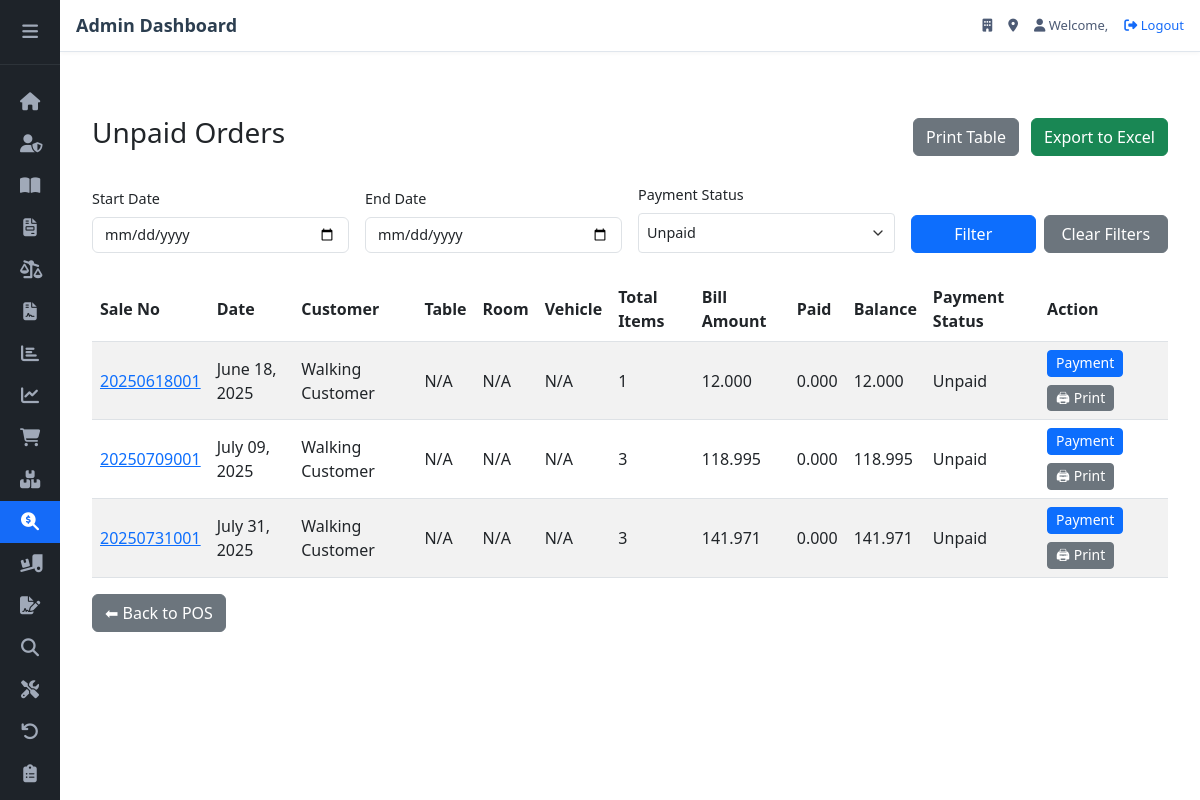
The page /sale_inquiry/ (signed in) on the database as committed earlier.
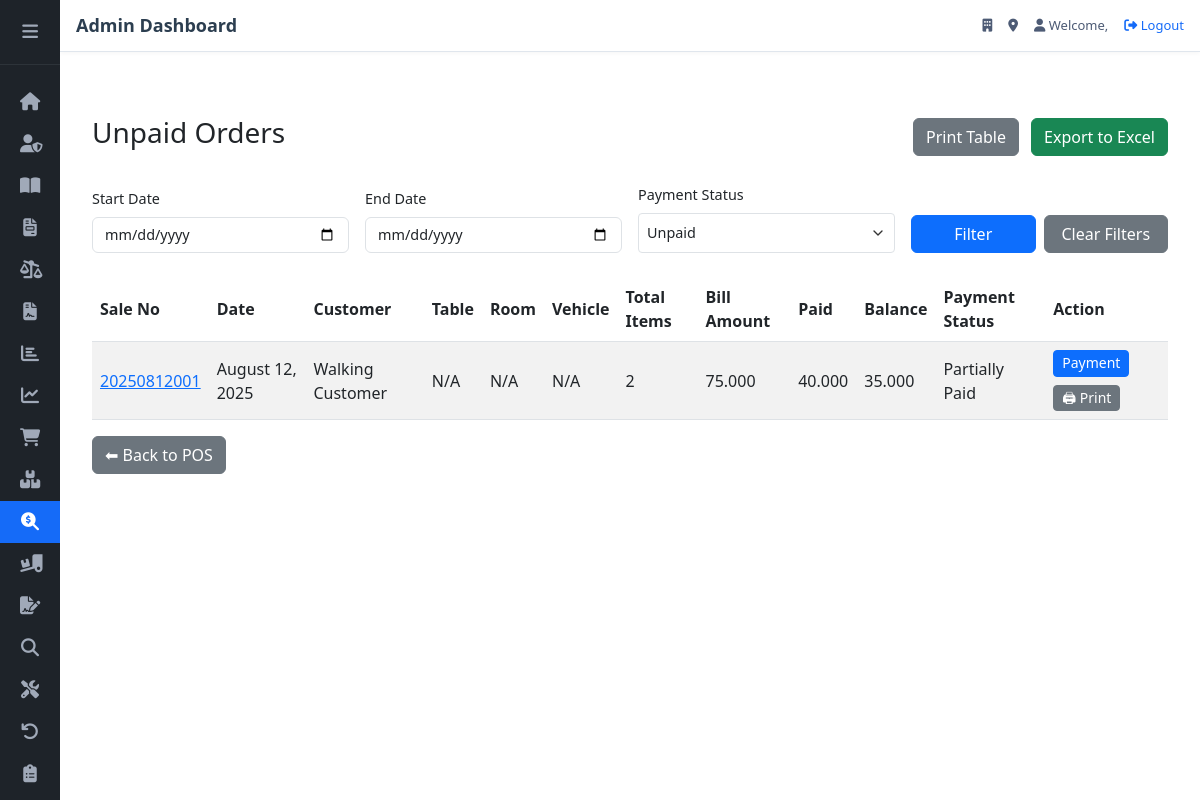
The same page on the database as committed later.
### pos/models.py (models this page shows, shortened)
class SalesHeader(models.Model):
    sale_id = models.BigAutoField(primary_key=True)
    business_unit = models.ForeignKey('BusinessUnit', on_delete=models.CASCADE, db_column='business_unit_id')
    branch = models.ForeignKey('Branch', on_delete=models.CASCADE, db_column='branch_id', default=0)
    customer = models.ForeignKey('Customer', on_delete=models.CASCADE, db_column='customer_id')
    table = models.ForeignKey('Tables', on_delete=models.SET_NULL, null=True, blank=True, db_column='table_id')
    room = models.ForeignKey('Rooms', on_delete=models.SET_NULL, null=True, blank=True, db_column='room_id')
    vehicle = models.ForeignKey('Vehicle', on_delete=models.SET_NULL, null=True, blank=True, db_column='vehicle_id')
    sale_date = models.DateField(auto_now_add=True, null=False)
    sale_no = models.CharField(max_length=50, default='', null=False)
    total_amount = models.DecimalField(max_digits=22, decimal_places=3, default=0, null=False)
    payment_method = models.CharField(max_length=50, default='', null=False)
    discount_amount = models.DecimalField(max_digits=22, decimal_places=3, default=0, null=False)
    tax = models.DecimalField(max_digits=22, decimal_places=3, default=0, null=False)
    tax_amount = models.DecimalField(max_digits=22, decimal_places=3, default=0, null=False)
    service_type = models.CharField(max_length=50, default='', null=False)
    service_id = models.BigIntegerField(default=0, null=False)
    payment_status = models.CharField(max_length=10, default='Unpaid')
    create_dt = models.DateField(auto_now_add=True, null=False)
    create_tm = models.DateTimeField(auto_now_add=True, null=False)
    create_by = models.CharField(max_length=10, default='', null=False)
    create_remarks = models.CharField(max_length=200, default='', null=False)
    update_dt = models.DateField(default='1900-01-01', null=False)
    update_tm = models.DateField(default='1900-01-01', null=False)
    update_by = models.CharField(max_length=10, default='', blank=True)
    update_marks = models.CharField(max_length=200, default='', blank=True)
    class Meta:
        db_table = 'SALESHEADER'
    @property
    def daily_sale_no(self):
        if not self.sale_date:
            return "20250101001"
        if self.sale_no and self.sale_no.isdigit():
            seq_num = self.sale_no.zfill(3)
        else:
            earlier_sales = SalesHeader.objects.filter(
                sale_date=self.sale_date,
                sale_id__lt=self.sale_id if self.sale_id else 999999999
            ).count()
            seq_num = str(earlier_sales + 1).zfill(3)
        date_str = self.sale_date.strftime('%Y%m%d')
        return f"{date_str}{seq_num}"
    @property
    def get_sale_no(self):
        return self.daily_sale_no

class Customer(models.Model):
    customer_id = models.BigAutoField(primary_key=True)
    business_unit = models.ForeignKey(BusinessUnit, on_delete=models.CASCADE, db_column='business_unit_id')
    customer_name = models.CharField(max_length=150, null=False)
    phone_1 = models.BigIntegerField(default=0, null=False)
    phone_2 = models.BigIntegerField(default=0, null=False)
    email = models.CharField(max_length=50, default='', null=False)
    address = models.CharField(max_length=200, default='', null=False)
    create_dt = models.DateField(auto_now_add=True, null=False)
    create_tm = models.DateTimeField(auto_now_add=True, null=False)
    create_by = models.CharField(max_length=10, default='', null=False)
    create_remarks = models.CharField(max_length=200, default='', null=False)
    update_dt = models.DateField(default='1900-01-01', null=False)
    update_tm = models.DateField(default='1900-01-01', null=False)
    update_by = models.CharField(max_length=10, default='', blank=True)
    update_marks = models.CharField(max_length=200, default='', blank=True)
    class Meta:
        db_table = 'CUSTOMER'

### pos/views.py (the view, shortened to what this page needs)
# urls.py: path('sale_inquiry/', views.sale_inquiry, name='sale_inquiry'),
@login_required
def sale_inquiry(request):
    business_unit_id = request.session.get('business_unit_id')
    try:
        start_date = request.GET.get('start_date')
        end_date = request.GET.get('end_date')
        payment_status = request.GET.getlist('payment_status')
        unpaid_sales = SalesHeader.objects.filter(
            business_unit_id=business_unit_id,
            payment_status__in=['Unpaid', 'Partially Paid', 'Paid']
        ).select_related('customer', 'business_unit', 'branch', 'table', 'room', 'vehicle')\
         .annotate(total_items=Count('salesline'))\
         .annotate(
             sale_no_numeric=Cast(
                 Substr('sale_no', 6),
                 output_field=IntegerField()
             )
         ).order_by('-sale_no_numeric')
        if payment_status:
            unpaid_sales = unpaid_sales.filter(payment_status__in=payment_status)
        sales_data = []
        updated_sale_nos = []
        for sale in unpaid_sales:
            paid_amount, balance, payment_details = calculate_payment_details(sale)
            new_payment_status = 'Unpaid'
            if paid_amount > 0:
                new_payment_status = 'Partially Paid' if paid_amount < sale.total_amount else 'Paid'
                if sale.payment_status != new_payment_status:
                    sale.payment_status = new_payment_status
                    sale.update_dt = timezone.now().date()
                    sale.update_tm = timezone.now()
                    sale.update_marks = f"Payment status updated to {new_payment_status} on {sale.update_dt}"
                    sale.save(update_fields=['payment_status', 'update_dt', 'update_tm', 'update_marks'])
                    if new_payment_status == 'Partially Paid':
                        updated_sale_nos.append(sale.sale_no)
                        sale.is_updated = True
                    else:
                        sale.is_updated = False
                else:
                    sale.is_updated = False
            else:
                sale.is_updated = False
            sale.paid_amount = paid_amount
            sale.balance = balance
            logger.debug(
                f"sale_inquiry - Sale {sale.sale_no}: "
                f"total_amount={sale.total_amount:.3f}, paid_amount={paid_amount:.3f}, "
                f"balance={balance:.3f}, business_unit_id={sale.business_unit.business_unit_id}, "
                f"update_dt={sale.update_dt}, update_marks={sale.update_marks}, "
                f"payment_details={payment_details}"
            )
            sales_data.append({
                'sale_no': sale.sale_no,
                'total_amount': float(sale.total_amount),
                'paid_amount': float(sale.paid_amount),
                'balance': float(sale.balance),
                'payment_status': sale.payment_status,
                'update_dt': sale.update_dt
            })
        context = {
            'unpaid_sales': unpaid_sales,
            'start_date': start_date,
            'end_date': end_date,
            'payment_status': payment_status,
        }
        logger.debug(
            f"sale_inquiry: Context sent to sale_inquiry.html: "
            f"unpaid_sales={sales_data}, updated_sale_nos={updated_sale_nos}, "
            f"payment_status={payment_status}"
        )
        return render(request, 'sale_inquiry.html', context)
    except Exception as e:
        logger.error(f"Error in sale_inquiry: {str(e)}")
        messages.error(request, f"Error: {str(e)}")
        return redirect('home')

### pos/templates/sale_inquiry.html (shortened to what this page needs)
{% extends "base.html" %}
{% load static %}
{% block content %}
<head>
    <link href="https://cdn.jsdelivr.net/npm/bootstrap@5.3.0/dist/css/bootstrap.min.css" rel="stylesheet">
    <link rel="stylesheet" href="{% static 'images/css/sale_inquiry.css' %}">
</head>
<body>
    <div class="container mt-5">
        <div class="d-flex justify-content-between align-items-center mb-4">
            <h2>Unpaid Orders</h2>
            <div>
                <button id="printTable" class="btn btn-secondary me-2">Print Table</button>
                <button id="exportExcel" class="btn btn-success">Export to Excel</button>
            </div>
        </div>
        <form method="get" class="mb-4">
            <div class="row g-3 align-items-end">
                <div class="col-md-3">
                    <label for="start_date" class="form-label">Start Date</label>
                    <input type="date" class="form-control" id="start_date" name="start_date" value="{{ start_date|default_if_none:'' }}">
                </div>
                <div class="col-md-3">
                    <label for="end_date" class="form-label">End Date</label>
                    <input type="date" class="form-control" id="end_date" name="end_date" value="{{ end_date|default_if_none:'' }}">
                </div>
                <div class="col-md-3">
                    <label for="payment_status" class="form-label">Payment Status</label>
                    <select class="form-select" id="payment_status" name="payment_status">
                        <option value="Unpaid" {% if payment_status == 'Unpaid' %}selected{% endif %}>Unpaid</option>
                    </select>
                </div>
                <div class="col-md-3">
                    <div class="d-flex gap-2">
                        <button type="submit" class="btn btn-primary w-50">Filter</button>
                        <a href="{% url 'sale_inquiry' %}" class="btn btn-secondary w-50">Clear Filters</a>
                    </div>
                </div>
            </div>
        </form>
        <table class="table table-striped" id="unpaidOrdersTable">
            <thead>
                <tr>
                    <th>Sale No</th>
                    <th>Date</th>
                    <th>Customer</th>
                    <th>Table</th>
                    <th>Room</th>
                    <th>Vehicle</th>
                    <th>Total Items</th>
                    <th>Bill Amount</th>
                    <th>Paid</th>
                    <th>Balance</th>
                    <th>Payment Status</th>
                    <th>Action</th>
                </tr>
            </thead>
            <tbody>
                {% for sale in unpaid_sales %}
                <tr>
                    <td><a href="{% url 'sale_detail' sale.sale_id %}">{{ sale.get_sale_no }}</a></td>
                    <td>{{ sale.sale_date|date:"F d, Y" }}</td>
                    <td>{{ sale.customer.customer_name|default:"N/A" }}</td>
                    <td>{{ sale.table.table_name|default:"N/A" }}</td>
                    <td>{{ sale.room.room_name|default:"N/A" }}</td>
                    <td>{{ sale.vehicle.vehicle_no|default:"N/A" }}</td>
                    <td>{{ sale.total_items }}</td>
                    <td>{{ sale.total_amount|floatformat:3 }}</td>
                    <td>{{ sale.paid_amount|floatformat:3|default:"0.000" }}</td>
                    <td>{{ sale.balance|floatformat:3|default:sale.total_amount|floatformat:3 }}</td>
                    <td>{{ sale.payment_status }}</td>
                    <td>
                        <div class="action-buttons">
                            {% if sale.payment_status != 'Paid' %}
                                <a href="{% url 'process_payment' %}?sale_id={{ sale.sale_id }}" class="btn btn-sm btn-primary">Payment</a>
                            {% endif %}
                            <button class="btn btn-sm btn-secondary" onclick="printOrder('{{ sale.sale_id }}')">🖨 Print</button>
                        </div>
                    </td>
                </tr>
                {% empty %}
                <tr>
                    <td colspan="12">No unpaid orders found.</td>
                </tr>
                {% endfor %}
            </tbody>
        </table>
        <div class="d-flex gap-2">
            <a href="{% url 'home' %}" class="btn btn-secondary">⬅ Back to POS</a>
        </div>
    </div>
</body>
{% endblock content %}

Rows that differ between the two databases and show on the page:
removed SalesHeader: get_sale_no "20250618001", sale_date "June 18, 2025", customer.customer_name "Walking Customer", table.table_name "N/A", room.room_name "N/A", vehicle.vehicle_no "N/A", total_items "1", total_amount "12.000", paid_amount "0.000", balance "12.000", payment_status "Unpaid"
removed SalesHeader: get_sale_no "20250709001", sale_date "July 09, 2025", customer.customer_name "Walking Customer", table.table_name "N/A", room.room_name "N/A", vehicle.vehicle_no "N/A", total_items "3", total_amount "118.995", paid_amount "0.000", balance "118.995", payment_status "Unpaid"
removed SalesHeader: get_sale_no "20250731001", sale_date "July 31, 2025", customer.customer_name "Walking Customer", table.table_name "N/A", room.room_name "N/A", vehicle.vehicle_no "N/A", total_items "3", total_amount "141.971", paid_amount "0.000", balance "141.971", payment_status "Unpaid"
added SalesHeader: get_sale_no "20250812001", sale_date "August 12, 2025", customer.customer_name "Walking Customer", table.table_name "N/A", room.room_name "N/A", vehicle.vehicle_no "N/A", total_items "2", total_amount "75.000", paid_amount "40.000", balance "35.000", payment_status "Partially Paid"
